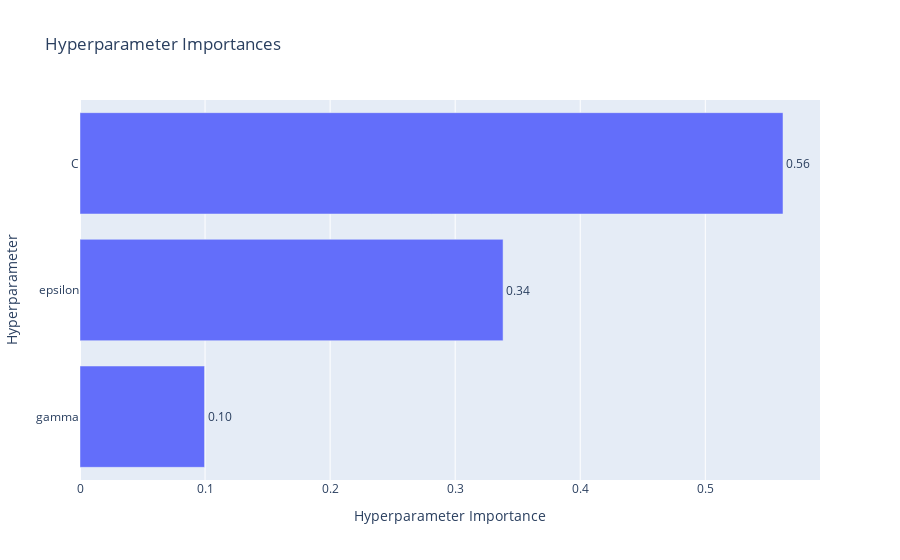

Here is the notebook cell this chart was saved with:
### Code cell
optuna.visualization.plot_param_importances(study_svm)

### Figure 1 — Plotly figure (JSON) as saved in the notebook; plotly's stock layout.template omitted (floating-point values rounded to 4 significant figures)
{"data": [{"cliponaxis": false, "hovertemplate": ["gamma (CategoricalDistribution): 0.09957187242966763<extra></extra>", "epsilon (FloatDistribution): 0.33829590090757394<extra></extra>", "C (FloatDistribution): 0.5621322266627584<extra></extra>"], "name": "Objective Value", "orientation": "h", "text": ["0.10", "0.34", "0.56"], "textposition": "outside", "type": "bar", "x": [0.09957, 0.3383, 0.5621], "y": ["gamma", "epsilon", "C"]}], "layout": {"title": {"text": "Hyperparameter Importances"}, "xaxis": {"title": {"text": "Hyperparameter Importance"}}, "yaxis": {"title": {"text": "Hyperparameter"}}}}
